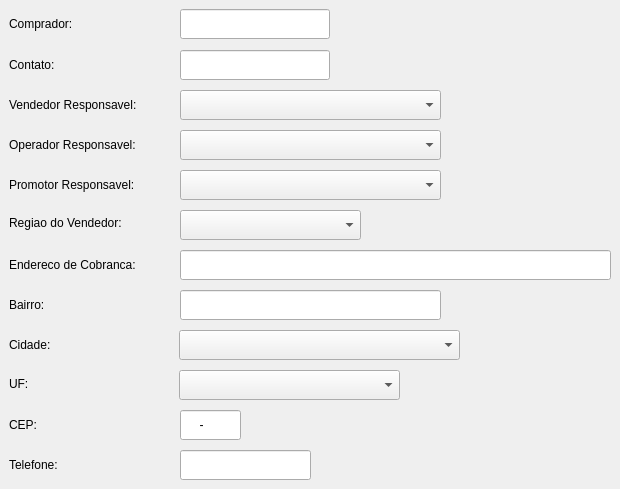
    <widget class="QWidget" name="tab_2">
     <attribute name="title">
      <string>Cobranca</string>
     </attribute>
     <widget class="QLabel" name="label_49">
      <property name="geometry">
       <rect>
        <x>9</x>
        <y>369</y>
        <width>160</width>
        <height>29</height>
       </rect>
      </property>
      <property name="text">
       <string>UF:</string>
      </property>
     </widget>
     <widget class="QLabel" name="label_48">
      <property name="geometry">
       <rect>
        <x>9</x>
        <y>330</y>
        <width>160</width>
        <height>29</height>
       </rect>
      </property>
      <property name="text">
       <string>Cidade:</string>
      </property>
     </widget>
     <widget class="QLabel" name="label_29">
      <property name="geometry">
       <rect>
        <x>9</x>
        <y>9</y>
        <width>160</width>
        <height>29</height>
       </rect>
      </property>
      <property name="text">
       <string>Comprador:</string>
      </property>
     </widget>
     <widget class="QLabel" name="label_44">
      <property name="geometry">
       <rect>
        <x>9</x>
        <y>170</y>
        <width>160</width>
        <height>29</height>
       </rect>
      </property>
      <property name="text">
       <string>Promotor Responsavel:</string>
      </property>
     </widget>
     <widget class="QLabel" name="label_47">
      <property name="geometry">
       <rect>
        <x>9</x>
        <y>290</y>
        <width>160</width>
        <height>29</height>
       </rect>
      </property>
      <property name="text">
       <string>Bairro:</string>
      </property>
     </widget>
     <widget class="QLineEdit" name="mcomprado">
      <property name="geometry">
       <rect>
        <x>180</x>
        <y>9</y>
        <width>150</width>
        <height>30</height>
       </rect>
      </property>
      <property name="styleSheet">
       <string notr="true"/>
      </property>
      <property name="maxLength">
       <number>15</number>
      </property>
     </widget>
     <widget class="QLabel" name="label_50">
      <property name="geometry">
       <rect>
        <x>9</x>
        <y>410</y>
        <width>160</width>
        <height>29</height>
       </rect>
      </property>
      <property name="text">
       <string>CEP:</string>
      </property>
     </widget>
     <widget class="QLineEdit" name="mcep_cob">
      <property name="geometry">
       <rect>
        <x>180</x>
        <y>410</y>
        <width>61</width>
        <height>30</height>
       </rect>
      </property>
      <property name="styleSheet">
       <string notr="true"/>
      </property>
      <property name="inputMask">
       <string>99999-999</string>
      </property>
      <property name="maxLength">
       <number>9</number>
      </property>
      <property name="alignment">
       <set>Qt::AlignLeading|Qt::AlignLeft|Qt::AlignVCenter</set>
      </property>
     </widget>
     <widget class="QLabel" name="label">
      <property name="geometry">
       <rect>
        <x>9</x>
        <y>90</y>
        <width>160</width>
        <height>29</height>
       </rect>
      </property>
      <property name="text">
       <string>Vendedor Responsavel:</string>
      </property>
     </widget>
     <widget class="QLineEdit" name="mend_cob">
      <property name="geometry">
       <rect>
        <x>180</x>
        <y>250</y>
        <width>431</width>
        <height>30</height>
       </rect>
      </property>
      <property name="styleSheet">
       <string notr="true"/>
      </property>
      <property name="maxLength">
       <number>35</number>
      </property>
     </widget>
     <widget class="QLineEdit" name="mbairro_cob">
      <property name="geometry">
       <rect>
        <x>180</x>
        <y>290</y>
        <width>261</width>
        <height>30</height>
       </rect>
      </property>
      <property name="styleSheet">
       <string notr="true"/>
      </property>
      <property name="maxLength">
       <number>20</number>
      </property>
     </widget>
     <widget class="QLabel" name="label_43">
      <property name="geometry">
       <rect>
        <x>9</x>
        <y>130</y>
        <width>160</width>
        <height>29</height>
       </rect>
      </property>
      <property name="text">
       <string>Operador Responsavel:</string>
      </property>
     </widget>
     <widget class="QLabel" name="label_32">
      <property name="geometry">
       <rect>
        <x>9</x>
        <y>50</y>
        <width>160</width>
        <height>29</height>
       </rect>
      </property>
      <property name="text">
       <string>Contato:</string>
      </property>
     </widget>
     <widget class="QLabel" name="label_46">
      <property name="geometry">
       <rect>
        <x>9</x>
        <y>250</y>
        <width>160</width>
        <height>29</height>
       </rect>
      </property>
      <property name="text">
       <string>Endereco de Cobranca:</string>
      </property>
     </widget>
     <widget class="QLineEdit" name="mcontato">
      <property name="geometry">
       <rect>
        <x>180</x>
        <y>50</y>
        <width>150</width>
        <height>30</height>
       </rect>
      </property>
      <property name="styleSheet">
       <string notr="true"/>
      </property>
      <property name="maxLength">
       <number>15</number>
      </property>
     </widget>
     <widget class="QLabel" name="label_45">
      <property name="geometry">
       <rect>
        <x>9</x>
        <y>208</y>
        <width>160</width>
        <height>29</height>
       </rect>
      </property>
      <property name="text">
       <string>Regiao do Vendedor:</string>
      </property>
     </widget>
     <widget class="QLineEdit" name="mfone_cob">
      <property name="geometry">
       <rect>
        <x>180</x>
        <y>450</y>
        <width>131</width>
        <height>30</height>
       </rect>
      </property>
      <property name="styleSheet">
       <string notr="true"/>
      </property>
      <property name="inputMask">
       <string/>
      </property>
      <property name="maxLength">
       <number>10</number>
      </property>
     </widget>
     <widget class="QLabel" name="label_51">
      <property name="geometry">
       <rect>
        <x>9</x>
        <y>450</y>
        <width>160</width>
        <height>30</height>
       </rect>
      </property>
      <property name="text">
       <string>Telefone:</string>
      </property>
     </widget>
     <widget class="QComboBox" name="comboBox_4">
      <property name="geometry">
       <rect>
        <x>179</x>
        <y>370</y>
        <width>221</width>
        <height>30</height>
       </rect>
      </property>
      <property name="styleSheet">
       <string notr="true"/>
      </property>
     </widget>
     <widget class="QComboBox" name="comboBox_8">
      <property name="geometry">
       <rect>
        <x>179</x>
        <y>330</y>
        <width>281</width>
        <height>30</height>
       </rect>
      </property>
      <property name="styleSheet">
       <string notr="true"/>
      </property>
     </widget>
     <widget class="QComboBox" name="comboBox_13">
      <property name="geometry">
       <rect>
        <x>180</x>
        <y>90</y>
        <width>261</width>
        <height>30</height>
       </rect>
      </property>
      <property name="styleSheet">
       <string notr="true"/>
      </property>
     </widget>
     <widget class="QComboBox" name="comboBox_14">
      <property name="geometry">
       <rect>
        <x>180</x>
        <y>130</y>
        <width>261</width>
        <height>30</height>
       </rect>
      </property>
      <property name="styleSheet">
       <string notr="true"/>
      </property>
     </widget>
     <widget class="QComboBox" name="comboBox_15">
      <property name="geometry">
       <rect>
        <x>180</x>
        <y>170</y>
        <width>261</width>
        <height>30</height>
       </rect>
      </property>
      <property name="styleSheet">
       <string notr="true"/>
      </property>
     </widget>
     <widget class="QComboBox" name="comboBox_9">
      <property name="geometry">
       <rect>
        <x>180</x>
        <y>210</y>
        <width>181</width>
        <height>30</height>
       </rect>
      </property>
      <property name="styleSheet">
       <string notr="true"/>
      </property>
     </widget>
    </widget>
